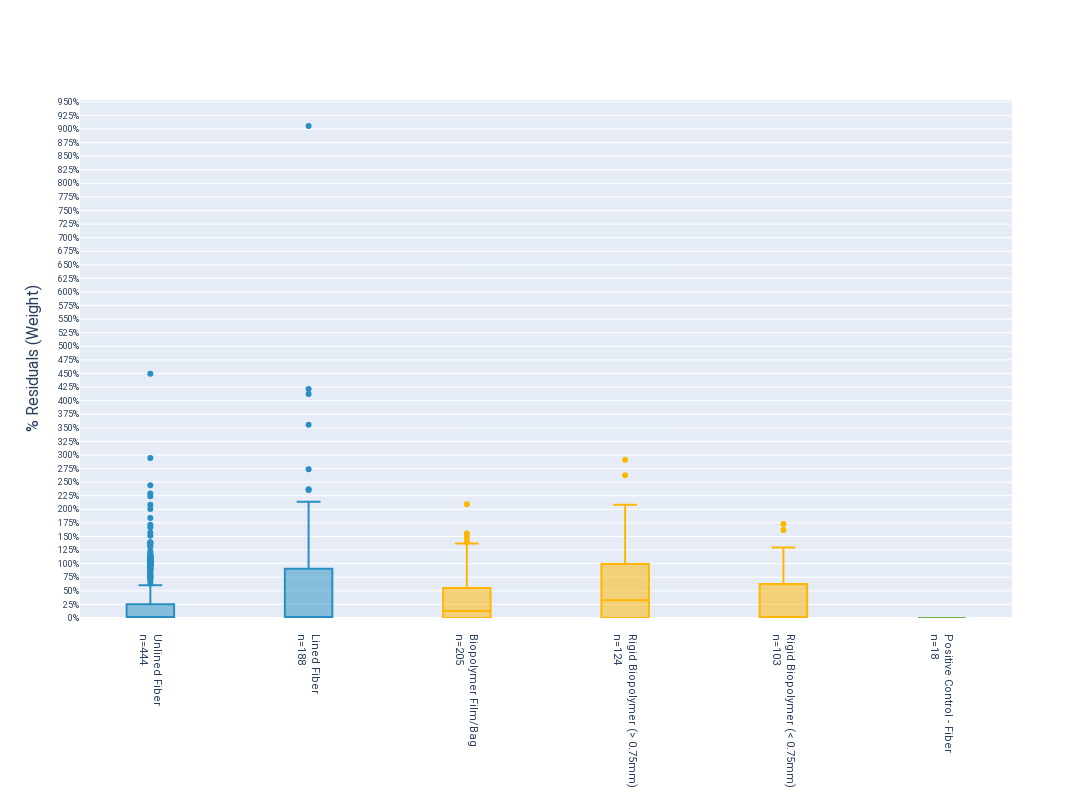
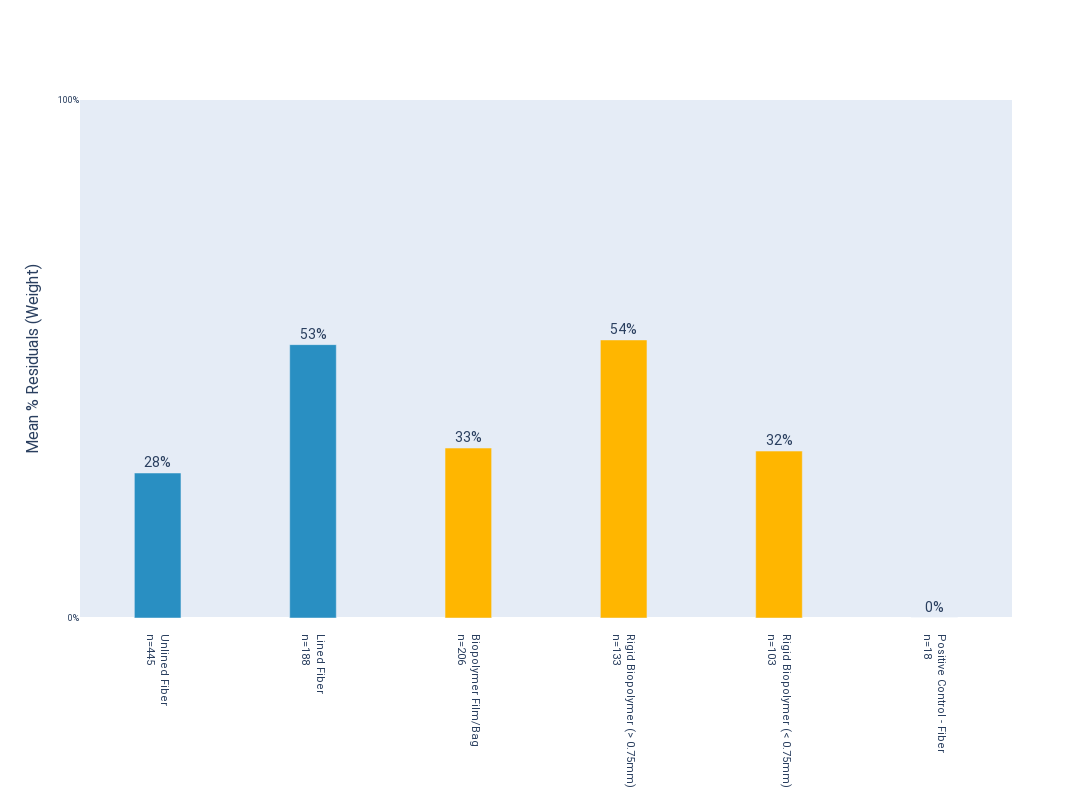
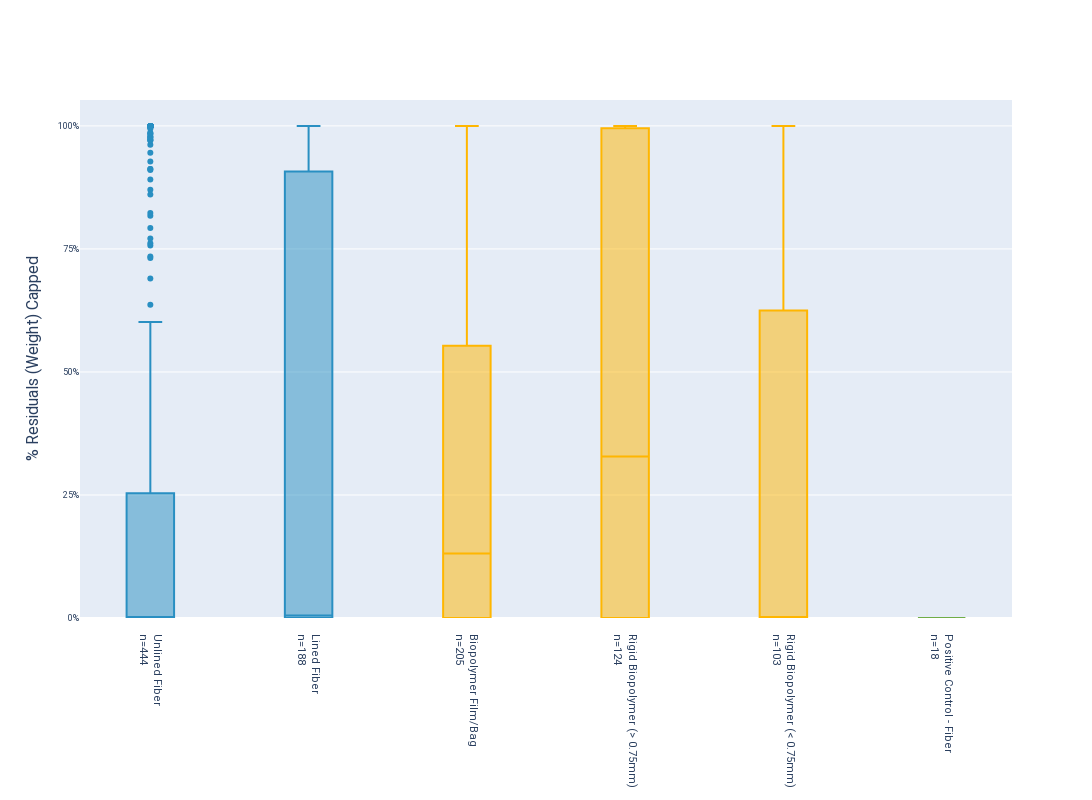
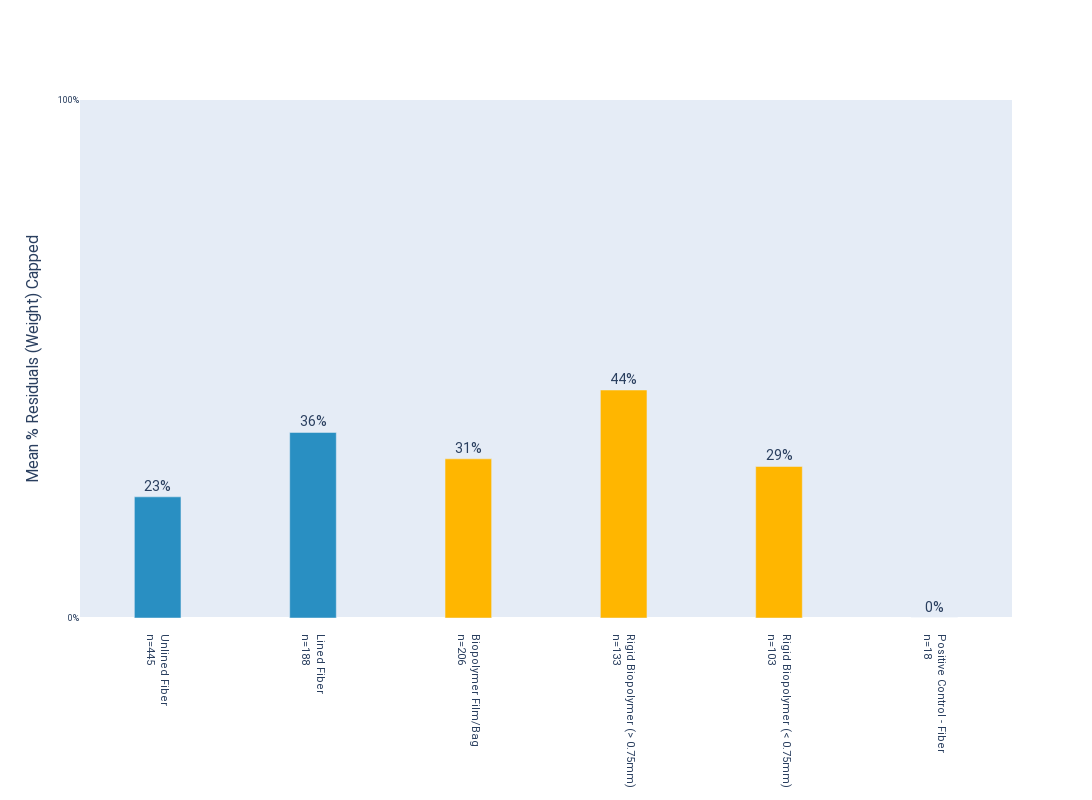

Here is the notebook cell these charts were saved with, in order:
### Code cell
column = '% Residuals (Weight)'
box_and_whisker(joined, column, width=1200, save=True)
# residuals_bar(joined, width=1200, save=True)
mean_residuals_bar(joined, column, width=1200, save=True)

box_and_whisker(joined, column, width=1200, cap=True, save=True)
# residuals_bar(joined, width=1200, cap=True, save=True)
mean_residuals_bar(joined, column, width=1200, cap=True, save=True)

### Figure 1 — Plotly figure (JSON) as saved in the notebook; plotly's stock layout.template omitted (floating-point values rounded to 4 significant figures; data arrays with more than 128 entries replaced by an {"elided": "..."} marker saying what was removed)
{"data": [{"boxpoints": "outliers", "marker": {"color": "#298FC2"}, "name": "Unlined Fiber", "type": "box", "width": 0.3, "y": {"elided": "445 float values"}}, {"boxpoints": "outliers", "marker": {"color": "#298FC2"}, "name": "Lined Fiber", "type": "box", "width": 0.3, "y": {"elided": "188 float values"}}, {"boxpoints": "outliers", "marker": {"color": "#FFB600"}, "name": "Biopolymer Film/Bag", "type": "box", "width": 0.3, "y": {"elided": "206 float values"}}, {"boxpoints": "outliers", "marker": {"color": "#FFB600"}, "name": "Rigid Biopolymer (> 0.75mm)", "type": "box", "width": 0.3, "y": {"elided": "133 float values"}}, {"boxpoints": "outliers", "marker": {"color": "#FFB600"}, "name": "Rigid Biopolymer (< 0.75mm)", "type": "box", "width": 0.3, "y": [0.766, 0.566, 0.16, 0.495, 0.794, 0, 0, 0.12, 0.019, 1.728, 1.278, 1.267, 1.298, 0.078, 0, 0.77, 0.455, 0.64, 0.31, 0.45, 0.284, 0.708, 0.945, 0.562, 1.62, 0, 0.509, 0, 0.362, 1.08, 1.072, 1.074, 0.67, 0.992, 1.04, 1.068, 1.117, 1.087, 1.099, 0.5319, 0, 0.5798, 0, 0.4537, 0, 0, 0, 0, 0, 0, 0, 0, 0, 0, 0.0289, 0, 0, 0, 0, 0, 0, 0, 0, 0, 0, 0, 0, 0, 0, 0, 0.2341, 0.06667, 0.03633, 0, 0.01024, 0, 0, 0, 0, 0, 1.145, 0, 0.9618, 1.091, 0.9127, 0, 0, 0, 0, 0, 0, 0, 0, 0, 0, 0, 0, 0, 0, 0, 0, 0.6545, 0]}, {"boxpoints": "outliers", "marker": {"color": "#70AD47"}, "name": "Positive Control - Fiber", "type": "box", "width": 0.3, "y": [0, 0, 0, 0, 0, 0, 0, 0, 0, 0, 0, 0, 0, 0, 0, 0, 0, 0]}], "layout": {"font": {"family": "Roboto", "size": 11}, "height": 800, "showlegend": false, "title": {"font": {"family": "Roboto", "size": 14}}, "width": 1200, "xaxis": {"tickangle": 90, "tickfont": {"size": 11}, "tickmode": "array", "ticktext": ["     Unlined Fiber<br>     n=444", "     Lined Fiber<br>     n=188", "     Biopolymer Film/Bag<br>     n=205", "     Rigid Biopolymer (> 0.75mm)<br>     n=124", "     Rigid Biopolymer (< 0.75mm)<br>     n=103", "     Positive Control - Fiber<br>     n=18"], "tickvals": [0, 1, 2, 3, 4, 5], "title": {"font": {"size": 14}}}, "yaxis": {"rangemode": "tozero", "tickfont": {"size": 9}, "tickformat": ".0%", "tickmode": "array", "tickvals": {"elided": "400 float values"}, "title": {"font": {"size": 16}, "text": "% Residuals (Weight)"}}}}

### Figure 2 — Plotly figure (JSON) as saved in the notebook; plotly's stock layout.template omitted (floating-point values rounded to 4 significant figures)
{"data": [{"marker": {"color": "#298FC2"}, "name": "Unlined Fiber", "text": "28%", "textfont": {"size": 14}, "textposition": "outside", "type": "bar", "width": 0.3, "x": [0], "y": [0.2799]}, {"marker": {"color": "#298FC2"}, "name": "Lined Fiber", "text": "53%", "textfont": {"size": 14}, "textposition": "outside", "type": "bar", "width": 0.3, "x": [1], "y": [0.5277]}, {"marker": {"color": "#FFB600"}, "name": "Biopolymer Film/Bag", "text": "33%", "textfont": {"size": 14}, "textposition": "outside", "type": "bar", "width": 0.3, "x": [2], "y": [0.3281]}, {"marker": {"color": "#FFB600"}, "name": "Rigid Biopolymer (> 0.75mm)", "text": "54%", "textfont": {"size": 14}, "textposition": "outside", "type": "bar", "width": 0.3, "x": [3], "y": [0.5368]}, {"marker": {"color": "#FFB600"}, "name": "Rigid Biopolymer (< 0.75mm)", "text": "32%", "textfont": {"size": 14}, "textposition": "outside", "type": "bar", "width": 0.3, "x": [4], "y": [0.3222]}, {"marker": {"color": "#70AD47"}, "name": "Positive Control - Fiber", "text": "0%", "textfont": {"size": 14}, "textposition": "outside", "type": "bar", "width": 0.3, "x": [5], "y": [0]}], "layout": {"barmode": "group", "font": {"family": "Roboto", "size": 11}, "height": 800, "showlegend": false, "title": {"font": {"family": "Roboto", "size": 14}}, "width": 1200, "xaxis": {"tickangle": 90, "tickfont": {"size": 11}, "tickmode": "array", "ticktext": ["     Unlined Fiber<br>     n=445", "     Lined Fiber<br>     n=188", "     Biopolymer Film/Bag<br>     n=206", "     Rigid Biopolymer (> 0.75mm)<br>     n=133", "     Rigid Biopolymer (< 0.75mm)<br>     n=103", "     Positive Control - Fiber<br>     n=18"], "tickvals": [0, 1, 2, 3, 4, 5, 6, 7], "title": {"font": {"size": 14}, "standoff": 25}}, "yaxis": {"range": [0, 1], "tickfont": {"size": 9}, "tickformat": ".0%", "tickmode": "array", "tickvals": [0, 1, 2, 3, 4, 5], "title": {"font": {"size": 16}, "text": "Mean % Residuals (Weight)"}}}}

### Figure 3 — Plotly figure (JSON) as saved in the notebook; plotly's stock layout.template omitted (floating-point values rounded to 4 significant figures; data arrays with more than 128 entries replaced by an {"elided": "..."} marker saying what was removed)
{"data": [{"boxpoints": "outliers", "marker": {"color": "#298FC2"}, "name": "Unlined Fiber", "type": "box", "width": 0.3, "y": {"elided": "445 float values"}}, {"boxpoints": "outliers", "marker": {"color": "#298FC2"}, "name": "Lined Fiber", "type": "box", "width": 0.3, "y": {"elided": "188 float values"}}, {"boxpoints": "outliers", "marker": {"color": "#FFB600"}, "name": "Biopolymer Film/Bag", "type": "box", "width": 0.3, "y": {"elided": "206 float values"}}, {"boxpoints": "outliers", "marker": {"color": "#FFB600"}, "name": "Rigid Biopolymer (> 0.75mm)", "type": "box", "width": 0.3, "y": {"elided": "133 float values"}}, {"boxpoints": "outliers", "marker": {"color": "#FFB600"}, "name": "Rigid Biopolymer (< 0.75mm)", "type": "box", "width": 0.3, "y": [0.766, 0.566, 0.16, 0.495, 0.794, 0, 0, 0.12, 0.019, 1, 1, 1, 1, 0.078, 0, 0.77, 0.455, 0.64, 0.31, 0.45, 0.284, 0.708, 0.945, 0.562, 1, 0, 0.509, 0, 0.362, 1, 1, 1, 0.67, 0.992, 1, 1, 1, 1, 1, 0.5319, 0, 0.5798, 0, 0.4537, 0, 0, 0, 0, 0, 0, 0, 0, 0, 0, 0.0289, 0, 0, 0, 0, 0, 0, 0, 0, 0, 0, 0, 0, 0, 0, 0, 0.2341, 0.06667, 0.03633, 0, 0.01024, 0, 0, 0, 0, 0, 1, 0, 0.9618, 1, 0.9127, 0, 0, 0, 0, 0, 0, 0, 0, 0, 0, 0, 0, 0, 0, 0, 0, 0.6545, 0]}, {"boxpoints": "outliers", "marker": {"color": "#70AD47"}, "name": "Positive Control - Fiber", "type": "box", "width": 0.3, "y": [0, 0, 0, 0, 0, 0, 0, 0, 0, 0, 0, 0, 0, 0, 0, 0, 0, 0]}], "layout": {"font": {"family": "Roboto", "size": 11}, "height": 800, "showlegend": false, "title": {"font": {"family": "Roboto", "size": 14}}, "width": 1200, "xaxis": {"tickangle": 90, "tickfont": {"size": 11}, "tickmode": "array", "ticktext": ["     Unlined Fiber<br>     n=444", "     Lined Fiber<br>     n=188", "     Biopolymer Film/Bag<br>     n=205", "     Rigid Biopolymer (> 0.75mm)<br>     n=124", "     Rigid Biopolymer (< 0.75mm)<br>     n=103", "     Positive Control - Fiber<br>     n=18"], "tickvals": [0, 1, 2, 3, 4, 5], "title": {"font": {"size": 14}}}, "yaxis": {"rangemode": "tozero", "tickfont": {"size": 9}, "tickformat": ".0%", "tickmode": "array", "tickvals": {"elided": "400 float values"}, "title": {"font": {"size": 16}, "text": "% Residuals (Weight) Capped"}}}}

### Figure 4 — Plotly figure (JSON) as saved in the notebook; plotly's stock layout.template omitted (floating-point values rounded to 4 significant figures)
{"data": [{"marker": {"color": "#298FC2"}, "name": "Unlined Fiber", "text": "23%", "textfont": {"size": 14}, "textposition": "outside", "type": "bar", "width": 0.3, "x": [0], "y": [0.2339]}, {"marker": {"color": "#298FC2"}, "name": "Lined Fiber", "text": "36%", "textfont": {"size": 14}, "textposition": "outside", "type": "bar", "width": 0.3, "x": [1], "y": [0.3582]}, {"marker": {"color": "#FFB600"}, "name": "Biopolymer Film/Bag", "text": "31%", "textfont": {"size": 14}, "textposition": "outside", "type": "bar", "width": 0.3, "x": [2], "y": [0.3073]}, {"marker": {"color": "#FFB600"}, "name": "Rigid Biopolymer (> 0.75mm)", "text": "44%", "textfont": {"size": 14}, "textposition": "outside", "type": "bar", "width": 0.3, "x": [3], "y": [0.4401]}, {"marker": {"color": "#FFB600"}, "name": "Rigid Biopolymer (< 0.75mm)", "text": "29%", "textfont": {"size": 14}, "textposition": "outside", "type": "bar", "width": 0.3, "x": [4], "y": [0.2925]}, {"marker": {"color": "#70AD47"}, "name": "Positive Control - Fiber", "text": "0%", "textfont": {"size": 14}, "textposition": "outside", "type": "bar", "width": 0.3, "x": [5], "y": [0]}], "layout": {"barmode": "group", "font": {"family": "Roboto", "size": 11}, "height": 800, "showlegend": false, "title": {"font": {"family": "Roboto", "size": 14}}, "width": 1200, "xaxis": {"tickangle": 90, "tickfont": {"size": 11}, "tickmode": "array", "ticktext": ["     Unlined Fiber<br>     n=445", "     Lined Fiber<br>     n=188", "     Biopolymer Film/Bag<br>     n=206", "     Rigid Biopolymer (> 0.75mm)<br>     n=133", "     Rigid Biopolymer (< 0.75mm)<br>     n=103", "     Positive Control - Fiber<br>     n=18"], "tickvals": [0, 1, 2, 3, 4, 5, 6, 7], "title": {"font": {"size": 14}, "standoff": 25}}, "yaxis": {"range": [0, 1], "tickfont": {"size": 9}, "tickformat": ".0%", "tickmode": "array", "tickvals": [0, 1, 2, 3, 4, 5], "title": {"font": {"size": 16}, "text": "Mean % Residuals (Weight) Capped"}}}}
